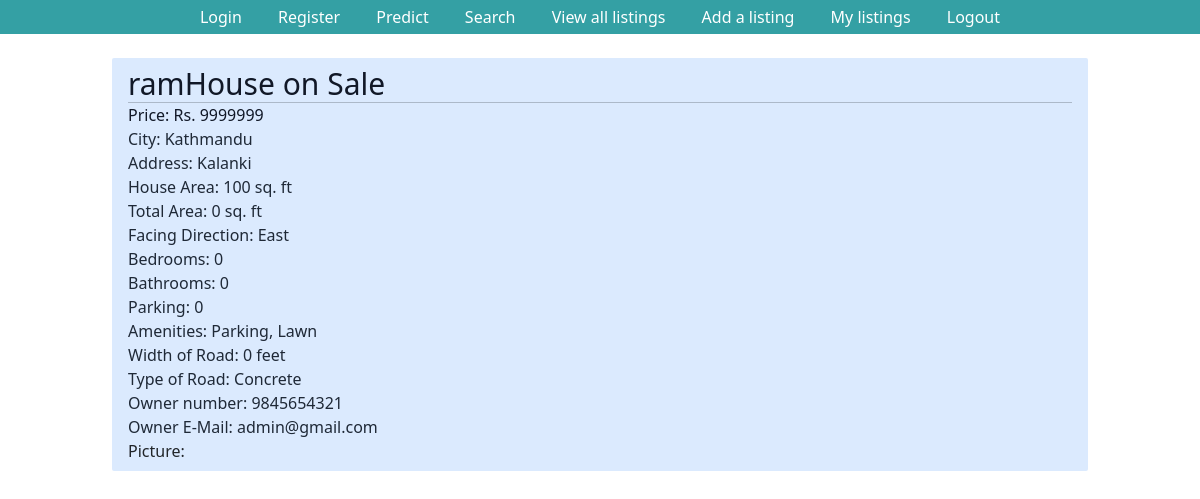
The page /listings/26/ (signed in) on the database as committed earlier.
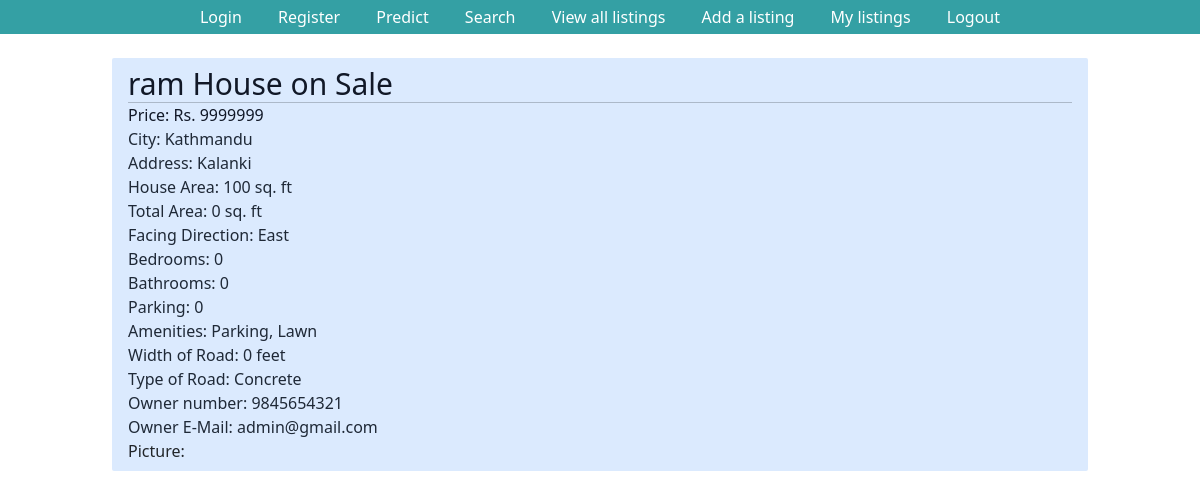
The same page on the database as committed later.
### listings/models.py (models this page shows, shortened)
class Listing(models.Model):
    Title = models.CharField(max_length=30, default='House on Sale')
    Location = models.CharField(max_length=30, default='Kalanki')
    City = models.CharField(max_length=30, default='Kathmandu')
    Price = models.IntegerField(default=9999999)
    Bedroom = models.IntegerField(default=0)
    Bathroom = models.IntegerField(default=0)
    Floors = models.IntegerField(default=1)
    Parking = models.IntegerField(default=0)
    Face = models.CharField(max_length=30)
    Area = models.IntegerField(default=100)
    Road_Width = models.IntegerField(default=0)
    Road_Type = models.CharField(max_length=30)
    Build_Area = models.IntegerField(default=0)
    Amenities = models.CharField(max_length=30)
    Contact_number = models.IntegerField(default=9845654321)
    Contact_mail = models.CharField(max_length=30, default='admin@gmail.com')
    Image = models.ImageField()
    user = models.ForeignKey(User, on_delete=models.SET_NULL,null=True)
    is_sold = models.BooleanField(default=False)

### listings/views.py (the view)
# urls.py: path('listings/<pk>/', listing_retrieve, name='listing_retrieve'),
@login_required
def listing_retrieve(request,pk):
    listing= Listing.objects.get(id=pk)
    context={
        "listing":listing
    }
    return render(request,"listing.html",context)

### templates/listing.html (shortened to what this page needs)
{% extends "base.html" %}
    {% block content %}
    <div class="px-3 py-2 bg-blue-100 rounded-sm">
        <h3 class="text-3xl text-gray-900">{{ listing.Title }}</h3><hr>
        <p class="text-gray-900">Price: Rs. {{listing.Price}}</p>
        <p class="text-gray-800">City: {{listing.City}}</p>
        <p class="text-gray-800">Address: {{listing.Location}}</p>
        <p class="text-gray-800">House Area: {{listing.Area}} sq. ft</p>
        <p class="text-gray-800">Total Area: {{listing.Build_Area}} sq. ft</p>
        <p class="text-gray-800">Facing Direction: {{listing.Face}}</p>
        <p class="text-gray-800">Bedrooms: {{listing.Bedroom}}</p>
        <p class="text-gray-800">Bathrooms: {{listing.Bathroom}}</p>
        <p class="text-gray-800">Parking: {{listing.Parking}}</p>
        <p class="text-gray-800">Amenities: {{listing.Amenities}}</p>
        <p class="text-gray-800">Width of Road: {{listing.Road_Width}} feet</p>
        <p class="text-gray-800">Type of Road: {{listing.Road_Type}}</p>
        <p class="text-gray-800">Owner number: {{listing.Contact_number}}</p>
        <p class="text-gray-800">Owner E-Mail: {{listing.Contact_mail}}</p>
        <p>Picture: <br><img src="{{ listing.Image.url }}" alt=""></p>
    </div>
    {% endblock %}

### templates/base.html (shortened to what this page needs)
<!DOCTYPE html>
<html lang="en">
<head>
    <script src="https://cdn.tailwindcss.com"></script>
    <link href="https://cdn.jsdelivr.net/npm/bootstrap@5.2.0-beta1/dist/css/bootstrap.min.css" rel="stylesheet"
>
</head>
<body>
    <div id="navbar">
      <ul>
        <li>
          <a href="{% url 'login' %}">Login</a>
        </li>
        <li>
          <a href="{% url 'register' %}">Register</a>
        </li>
        <li class="nav-item active">
          <a href="{% url 'index' %}">Predict</a>
        </li>
        <li>
          <a href="{% url 'listing_search' %}">Search</a>
        </li>
        <li>
          <a href="{% url 'listing_list' %}">View all listings</a>
        </li>
        <li>
          <a href="{% url 'listing_create' %}">Add a listing</a>
        </li>
        <li>
          <a href="{% url 'user_specific_listings' %}">My listings</a>
        </li>
        <li>
          <a href="{% url 'logout' %}">Logout</a>
        </li>
      </ul>
    </div>
    <div class="mx-auto max-w-5xl px-4 py-4">
    {% block content %}{% endblock content %}
    </div>
</body>
</html>

### templates/base.html (style rules this page uses)
#navbar ul { margin: 0; padding: 5px; list-style-type: none; text-align: center; background-color: #34A0A4; }
#navbar ul li { display: inline; }
#navbar ul li a { text-decoration: none; padding: .2em 1em; color: #fff; background-color: #34A0A4; }

Rows that differ between the two databases and show on the page:
changed Listing "Kathmandu": Title "ramHouse on Sale" → "ram House on Sale"
